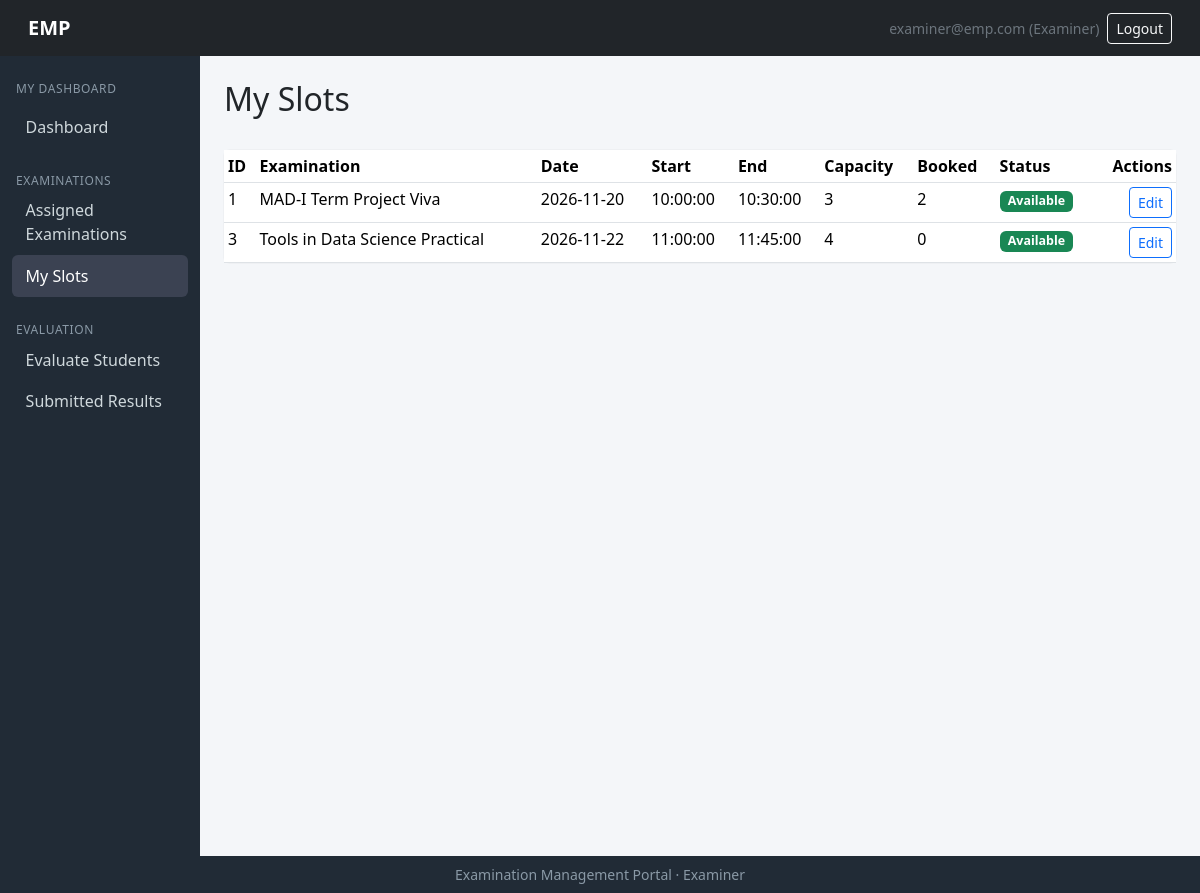
Page /examiner/slots (signed in) on the earlier database version.
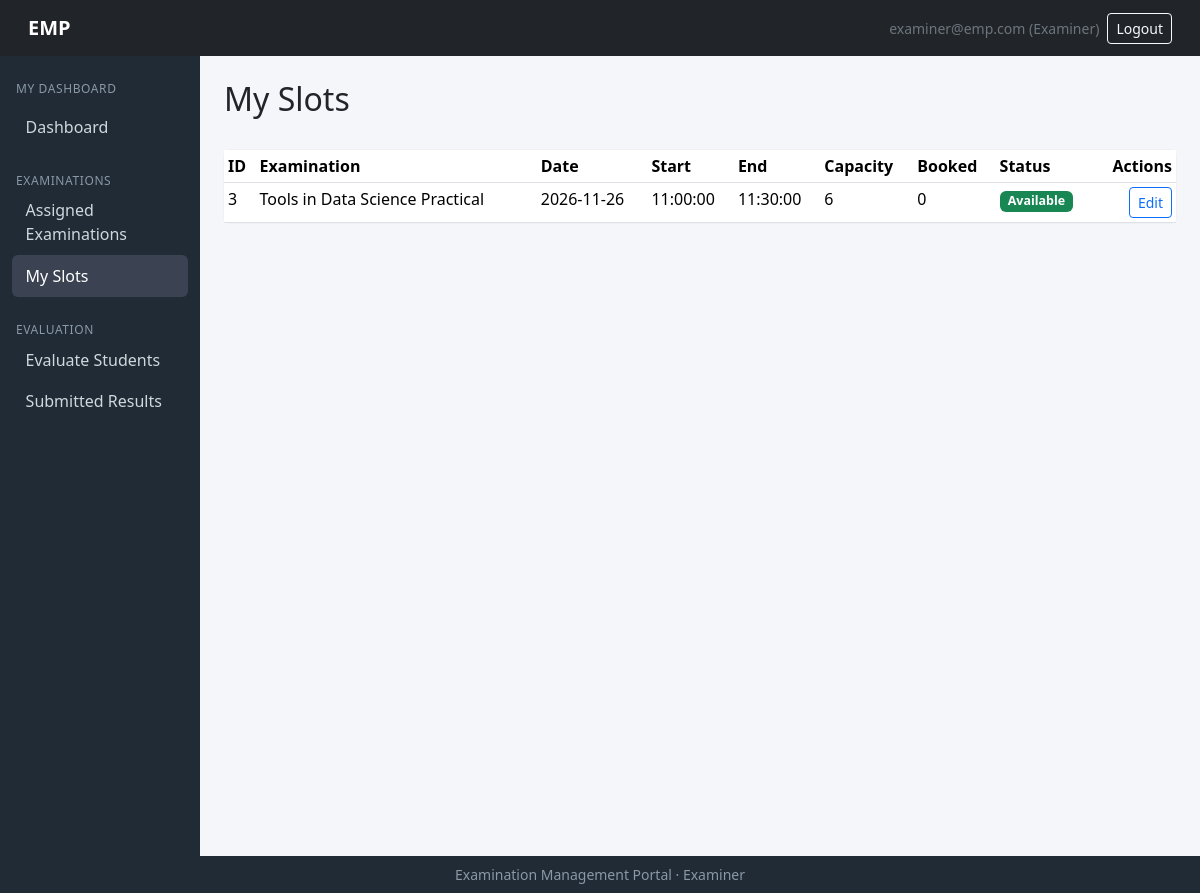
Same page on the later database version.
### models/models.py (models this page shows, shortened)
class User(db.Model, UserMixin):
    __tablename__ = "users"
    id = db.Column(db.Integer, primary_key=True)
    email   = db.Column(db.String(120), unique=True, nullable=False, index=True)
    password_hash = db.Column(db.String(256), nullable=False)
    role = db.Column(db.String(20), nullable=False)   # admin | examiner | student
    is_active = db.Column(db.Boolean, default=True)
    created_at= db.Column(db.DateTime, default=datetime.utcnow)
    examiner=db.relationship("Examiner", backref="user", uselist=False)
    student  = db.relationship("Student", backref="user", uselist=False)
    admin  =db.relationship("Admin", backref="user", uselist=False)

class Examination(db.Model):
    __tablename__ = "examinations"
    id   = db.Column(db.Integer, primary_key=True)
    course_id = db.Column(db.Integer, db.ForeignKey("courses.id"), nullable=False)
    name     = db.Column(db.String(150), nullable=False)
    exam_type= db.Column(db.String(30), nullable=False)   # Viva|Practical|Project Demo|Assessment
    duration = db.Column(db.Integer, nullable=False)       # in minutes ig?
    max_marks = db.Column(db.Integer, nullable=False)
    slot_creation_start = db.Column(db.DateTime)
    slot_creation_end=db.Column(db.DateTime)
    slot_booking_start  = db.Column(db.DateTime)
    slot_booking_end  = db.Column(db.DateTime)
    status = db.Column(db.String(20), default="draft")  # draft|slot_creation|booking_open|closed|completed perhaps
    rubrics = db.relationship("Rubric", backref="exam")
    slots  = db.relationship("ExaminationSlot", backref="exam")

class ExaminationSlot(db.Model):
    __tablename__ = "examination_slots"
    id  = db.Column(db.Integer, primary_key=True)
    exam_id  = db.Column(db.Integer, db.ForeignKey("examinations.id"), nullable=False)
    examiner_id=db.Column(db.Integer, db.ForeignKey("examiners.id"), nullable=False)
    date = db.Column(db.Date, nullable=False)
    start_time= db.Column(db.Time, nullable=False)
    end_time       = db.Column(db.Time, nullable=False)
    max_capacity   = db.Column(db.Integer, nullable=False)
    available_seats = db.Column(db.Integer, nullable=False)
    status         = db.Column(db.String(20), default="available")  # available|full|cancelled|completed
    bookings  = db.relationship("Booking", backref="slot")

### routes/examiner_routes.py (the view)
@examiner_bp.route('/slots')
@login_required
def slots():
    if current_user.role != 'examiner':
        flash('Access denied.', 'danger')
        return redirect(url_for('auth.login'))
    examiner = get_examiner_or_abort()
    if not examiner:
        flash('Examiner profile not found.', 'danger')
        return redirect(url_for('auth.login'))
    my_slots = []
    for s in examiner.slots:
        my_slots.append({
            'id': s.id,
            'exam_name': s.exam.name,
            'date': s.date,
            'start_time': s.start_time,
            'end_time': s.end_time,
            'capacity': s.max_capacity,
            'booked': s.max_capacity - s.available_seats,
            'status': s.status.capitalize(),
        })
    return render_template('examiner/slots.html', my_slots=my_slots)

### app.py (called while the page is built)
@login_manager.user_loader
def load_user(user_id):
    return User.query.get(int(user_id))

### routes/examiner_routes.py (called while the page is built)
def get_examiner_or_abort():
    examiner = Examiner.query.filter_by(user_id=current_user.id).first()
    return examiner

### templates/examiner/slots.html (shortened to what this page needs)
{% extends "examiner/base_examiner.html" %}
{% import "admin/_macros.html" as macros %}
{% import "admin/_status.html" as status %}
{% block content %}
<div class="d-flex justify-content-between align-items-center mb-4">
    <h2>My Slots</h2>
</div>
<div class="card">
    <div class="table-responsive">
        <table class="table table-sm table-hover mb-0">
            <thead>
                <tr>
                    <th>ID</th>
                    <th>Examination</th>
                    <th>Date</th>
                    <th>Start</th>
                    <th>End</th>
                    <th>Capacity</th>
                    <th>Booked</th>
                    <th>Status</th>
                    <th class="text-end">Actions</th>
                </tr>
            </thead>
            <tbody>
                {% for slot in my_slots %}
                    <tr>
                        <td>{{ slot.id }}</td>
                        <td>{{ slot.exam_name }}</td>
                        <td>{{ slot.date }}</td>
                        <td>{{ slot.start_time }}</td>
                        <td>{{ slot.end_time }}</td>
                        <td>{{ slot.capacity }}</td>
                        <td>{{ slot.booked }}</td>
                        <td>{{ status.status_badge(slot.status) }}</td>
                        <td class="text-end">
                            <a class="btn btn-sm btn-outline-primary" href="{{ url_for('examiner.slot_edit', slot_id=slot.id) }}">Edit</a>
                        </td>
                    </tr>
                {% else %}
                    <tr><td colspan="9" class="text-center text-muted py-4">No slots created yet.</td></tr>
                {% endfor %}
            </tbody>
        </table>
    </div>
</div>
{% endblock %}

### templates/examiner/base_examiner.html
{% extends "base.html" %}
{% block nav_links %}
<div class="nav flex-column nav-pills" id="examinerNav" role="tablist">
    <div class="nav-header mb-2">My Dashboard</div>
    <a class="nav-link {% if request.endpoint=='examiner.dashboard' %}active{% endif %}" href="{{ url_for('examiner.dashboard') }}">Dashboard</a>
    <div class="nav-header mt-3">Examinations</div>
    <a class="nav-link {% if request.endpoint=='examiner.examinations' %}active{% endif %}" href="{{ url_for('examiner.examinations') }}">Assigned Examinations</a>
    <a class="nav-link {% if request.endpoint=='examiner.slots' %}active{% endif %}" href="{{ url_for('examiner.slots') }}">My Slots</a>
    <div class="nav-header mt-3">Evaluation</div>
    <a class="nav-link {% if request.endpoint=='examiner.evaluations' %}active{% endif %}" href="{{ url_for('examiner.evaluations') }}">Evaluate Students</a>
    <a class="nav-link {% if request.endpoint=='examiner.results' %}active{% endif %}" href="{{ url_for('examiner.results') }}">Submitted Results</a>
</div>
{% endblock %}

### templates/admin/_status.html
{% macro status_badge(status) %}
{% set m = {
  'Draft':'secondary',
  'Slot Creation':'info',
  'Booking Open':'primary',
  'Closed':'warning',
  'Completed':'success',
  'Available':'success',
  'Full':'danger',
  'Cancelled':'dark',
  'Completed':'success',
  'Booked':'primary',
  'Cancelled':'dark',
  'Completed':'success',
  'Active':'success',
  'Inactive':'secondary',
  'Pending':'warning',
  'Approved':'success',
  'Rejected':'danger',
  'Open':'success',
  'Closed':'danger'
} %}
{% set color = m.get(status, 'secondary') %}
<span class="badge bg-{{ color }} badge-status">{{ status }}</span>
{% endmacro %}

### templates/base.html (shortened to what this page needs)
<!DOCTYPE html>
<html lang="en">
<head>
    <link href="https://cdn.jsdelivr.net/npm/bootstrap@5.3.3/dist/css/bootstrap.min.css" rel="stylesheet">
</head>
<body class="d-flex flex-column min-vh-100">
<nav class="navbar navbar-dark bg-dark px-3">
    <div class="container-fluid">
        <a class="navbar-brand" href="{{ url_for('auth.home') }}">EMP</a>
        <div class="d-flex align-items-center gap-2">
            {% if current_user.is_authenticated %}
                <span class="text-secondary small d-none d-sm-inline">{{ current_user.email }} ({{ current_user.role|capitalize }})</span>
                <a class="btn btn-outline-light btn-sm" href="{{ url_for('auth.logout') }}">Logout</a>
            {% endif %}
        </div>
    </div>
</nav>
<div class="container-fluid flex-grow-1">
    <div class="row">
        {% block sidebar %}
        <nav class="col-md-2 col-lg-2 sidebar d-none d-md-block py-3">
            {% block nav_links %}{% endblock %}
        </nav>
        {% endblock %}
        <main class="col-md-10 col-lg-10 p-4">
            {% block content %}{% endblock %}
        </main>
    </div>
</div>
<footer class="footer text-center py-2 mt-auto small">
    Examination Management Portal &middot; {{ current_user.role|capitalize if current_user.is_authenticated else '' }}
</footer>
</body>
</html>

### templates/base.html (style rules this page uses)
body { background:#f4f6f9; }
.navbar-brand { font-weight:700; }
.sidebar { background:#212b36; color:#cfd8dc; min-height:100vh; }
.sidebar .nav-link { color:#cfd8dc; padding:.55rem .85rem; border-radius:6px; }
.sidebar .nav-link.active { background:#3b4252; color:#fff; }
.sidebar .nav-header { font-size:.75rem; text-transform:uppercase; letter-spacing:.05em; color:#8a99a6; padding:.5rem .85rem .0.25rem; }
.card { border:0; box-shadow:0 0 1px rgba(0,0,0,.25); }
.footer { background:#212b36; color:#8a99a6; }
.badge-status { font-size:.78rem; }

Differences in the rows shown:
no longer on this page (row edited): Examination: id "1", exam_name "MAD-I Term Project Viva", date "2026-11-20", start_time "10:00:00", end_time "10:30:00", capacity "3", booked "2", status "Available"
changed through a linked row, Examination "Tools in Data Science Practical": date "2026-11-22" → "2026-11-26"; end_time "11:45:00" → "11:30:00"; capacity "4" → "6"
